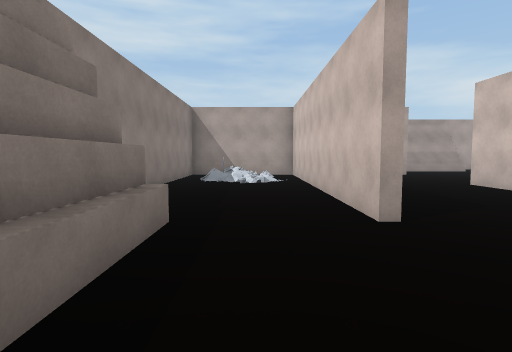
View 1 (above)

24 first-person views from a walk through a scene from a Unity 3-D project. The camera is 1.5 m above the floor, tilts 4° down and sees 80° across. Doors are open. The floor is counted in squares, 2 m on a side. Each view is taken from the middle of a square. On the plan, view 1 faces up. The plan holds only what a view shows up to about 10 squares ahead; the rest is blank. The place goes on beyond the plan. Some animated figures are left out.

View 2
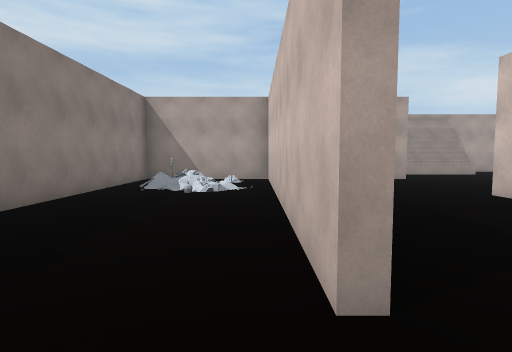

View 3
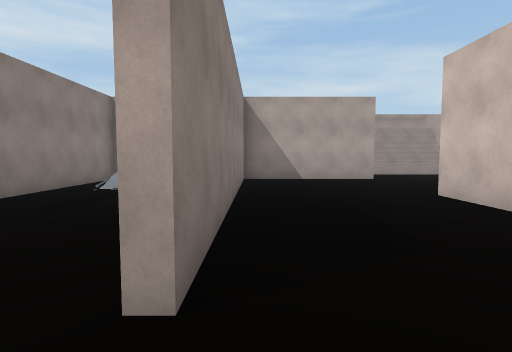

View 4
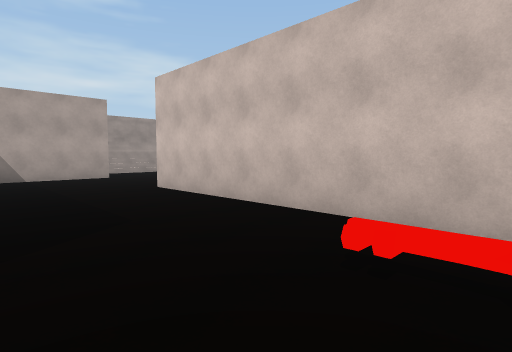

View 5
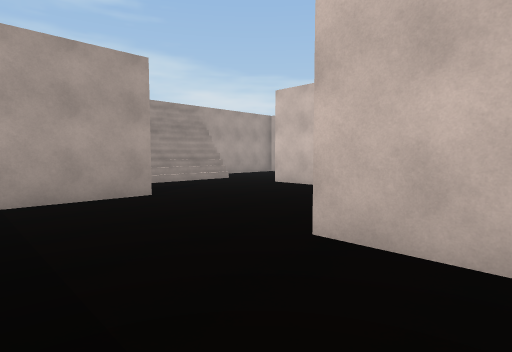

View 6
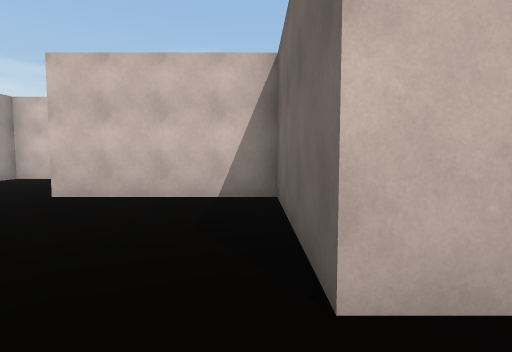

View 7
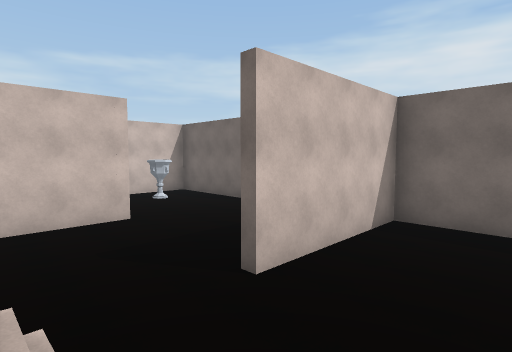

View 8
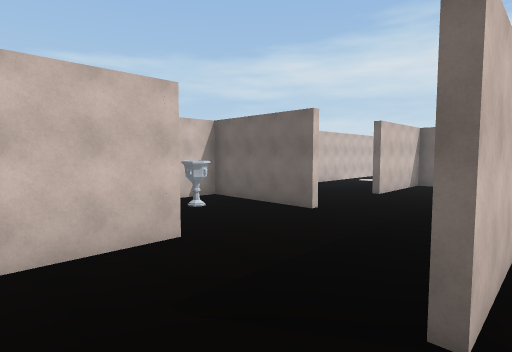

View 9
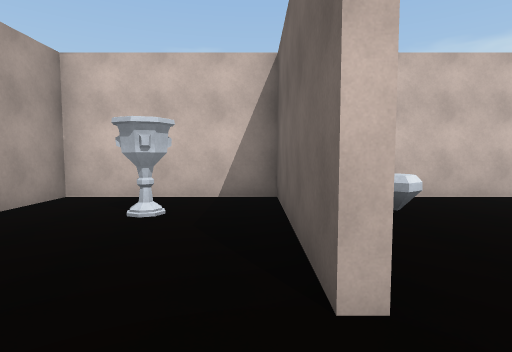

View 10
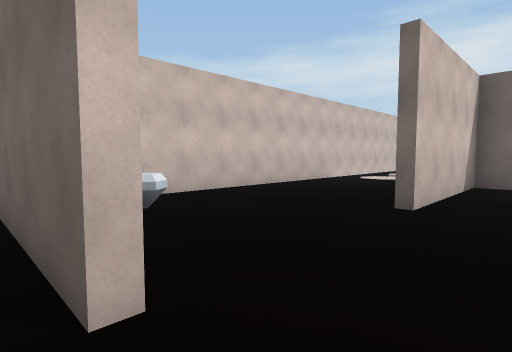

View 11
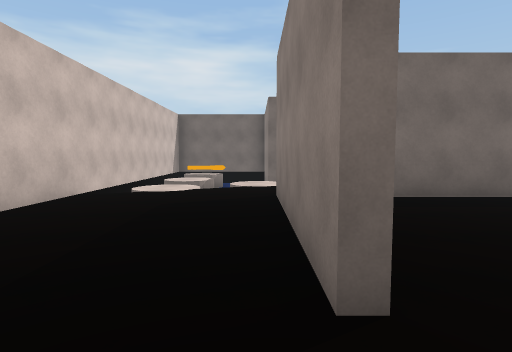

View 12
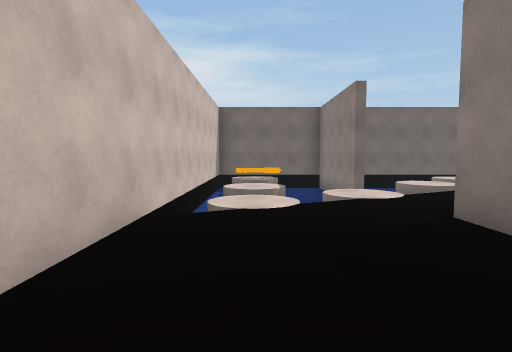

View 13
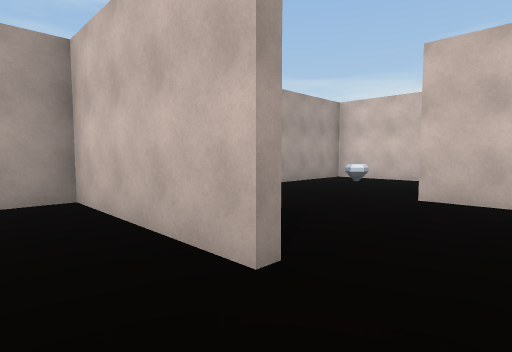

View 14
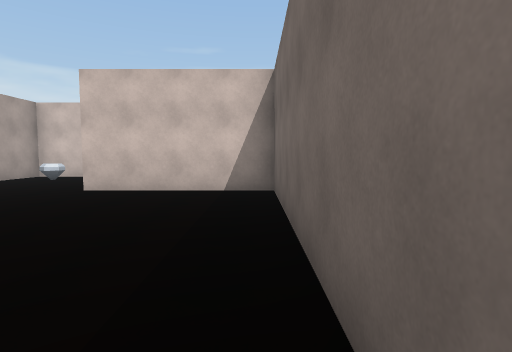

View 15
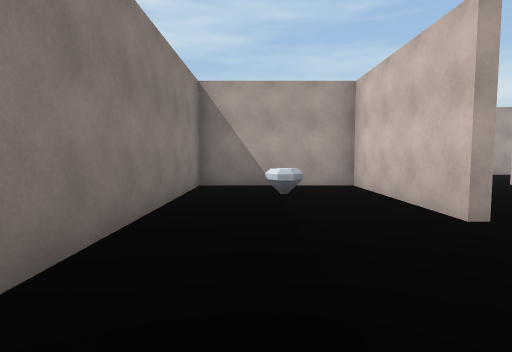

View 16
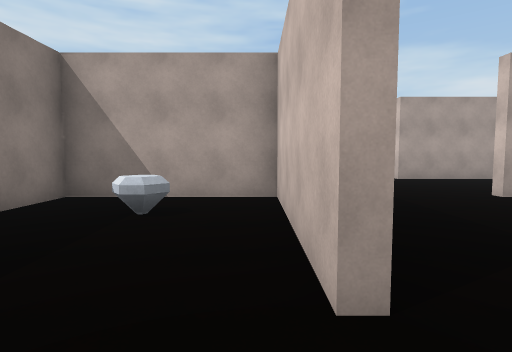

View 17
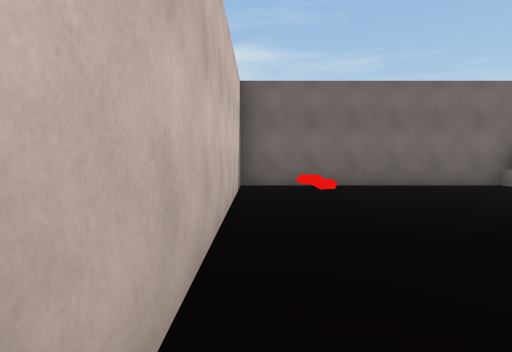

View 18
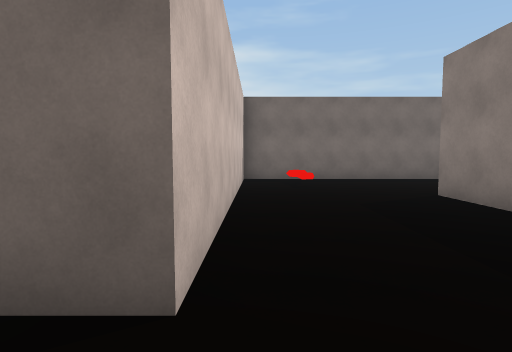

View 19
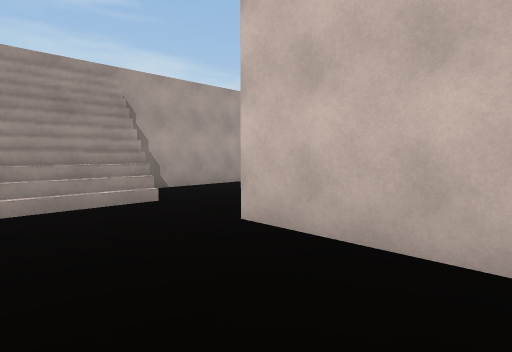

View 20
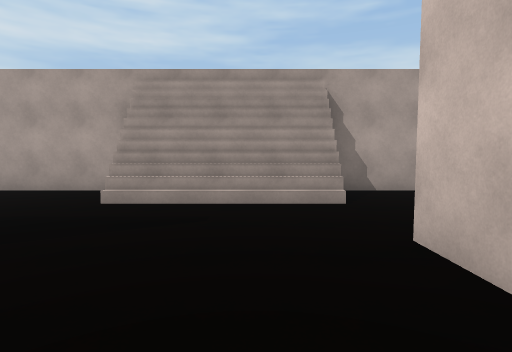

View 21
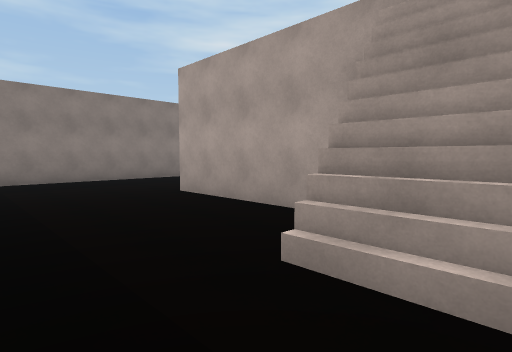

View 22
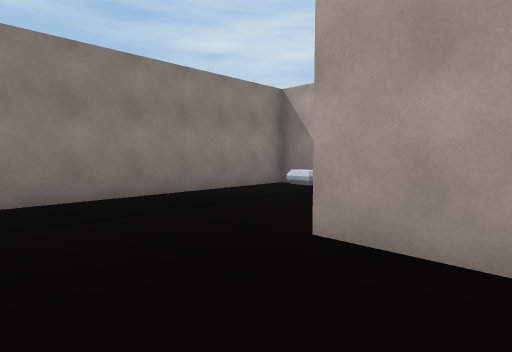

View 23
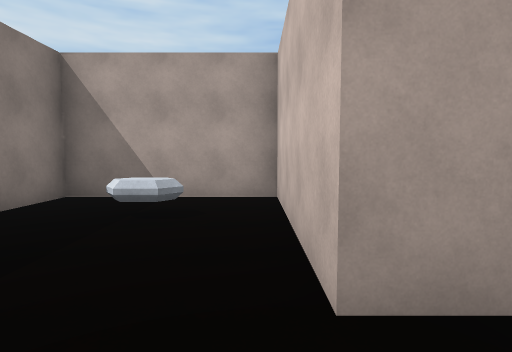

View 24
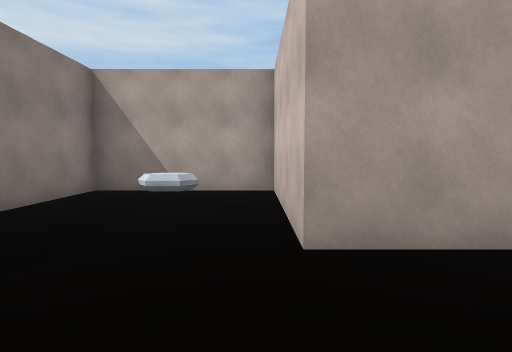

### Floor plan
Key: @ floor where view 1 was taken; # wall or solid block; . main floor; - floor 1 m lower than the main floor; / step, stairs or slope; D open door; ^ raised ledge; v drop or lower ground; K key; O other object.
Columns run from 3 left of view 1 to 18 right of it. Each row starts with its distance up from view 1.
 20 ######
 19 #....#
 18 #..O.#
 17 #....#
 16 #....####    #####
 15 #........////....#
 14 #........////....#
 13 #................#
 12 #########........###D
 11 #. ..#.......#.......#
 10 #.  .#.......#.......#
  9 #.O .#.......#.....O.#
  8 #....#...#####...#####
  7 #....#...#...#.......#
  6 #....#...#.O.#.....O.#
  5   ...#...#...#.......#
  4    ..#...# ..#.......#
  3   ^ .....#   ....#...#
  2   # .....# .. ...#...#
  1   #....K.#   ....#...#
  0   #@.....#.  #####...#
 -1   ######## ##   ....##
 -2                 ..v.#
 -3                .v.vvv
 -4               vvvvv.-#
 -5               vv vvvv#
 -6              vvv vvvv
 -7              v   vK##

Where each view was taken, in squares from view 1:
view 1: 0 up, 0 right, facing up
view 2: 2 up, 1 right, facing up
view 3: 2 up, 2 right, facing up
view 4: 1 up, 2 right, facing up-right
view 5: 6 up, 3 right, facing up-right
view 6: 8 up, 4 right, facing right
view 7: 14 up, 7 right, facing down-right
view 8: 14 up, 9 right, facing down-right
view 9: 8 up, 12 right, facing right
view 10: 8 up, 12 right, facing down-right
view 11: 5 up, 14 right, facing down
view 12: 3 up, 16 right, facing down
view 13: 2 up, 8 right, facing up-right
view 14: 0 up, 7 right, facing right
view 15: 0 up, 7 right, facing up
view 16: 2 up, 9 right, facing up
view 17: 7 up, 5 right, facing down
view 18: 9 up, 5 right, facing down
view 19: 9 up, 7 right, facing up-right
view 20: 9 up, 8 right, facing up
view 21: 12 up, 7 right, facing up-left
view 22: 13 up, 3 right, facing up-left
view 23: 14 up, 1 right, facing up
view 24: 13 up, 1 right, facing up
